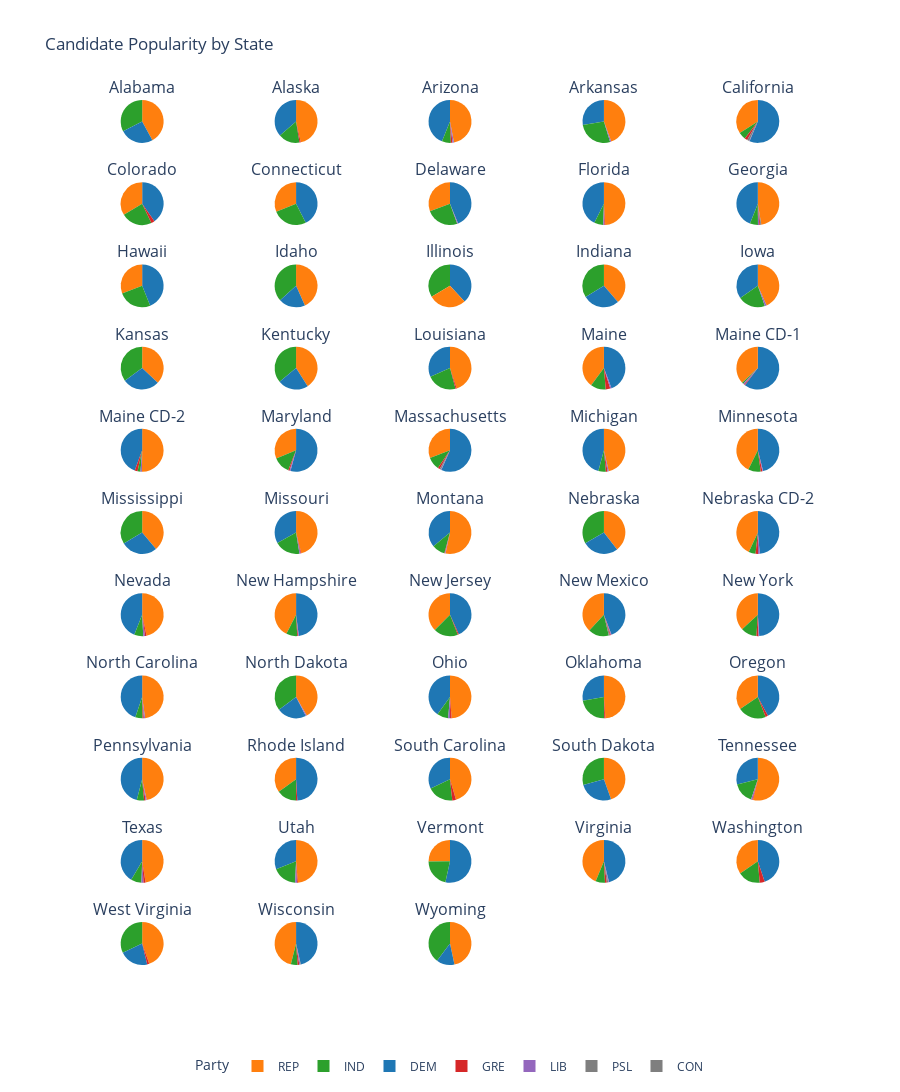

Notebook source saved alongside this figure:
### Code cell
import plotly.graph_objects as go
from plotly.subplots import make_subplots

candidate_popularity_by_state = sep_oct_polls.groupby(['state', 'party'])['pct'].mean().reset_index()


unique_states = candidate_popularity_by_state['state'].unique()
party_names = candidate_popularity_by_state['party'].unique()

# Determine the number of unique states
num_states = len(unique_states)
n_cols = 5  # Number of columns for the subplot grid
n_rows = (num_states // n_cols) + 1  # Calculate rows based on the number of states

# Create a subplot figure with pie chart specs
fig = make_subplots(
    rows=n_rows,
    cols=n_cols,
    subplot_titles=unique_states,
    specs=[[{'type': 'pie'} for _ in range(n_cols)] for _ in range(n_rows)]
)

# Iterate through each state and add a pie chart to the subplot
for idx, state in enumerate(unique_states):
    row = (idx // n_cols) + 1
    col = (idx % n_cols) + 1

    # Filter data for the current state
    state_data = candidate_popularity_by_state[candidate_popularity_by_state['state'] == state]

    # Skip states with insufficient data
    if len(state_data) < 2:
        continue

    # Extract party names and their respective percentages
    parties = state_data['party']
    percentages = state_data['pct']
    colors = [party_colors.get(party, '#7f7f7f') for party in parties]

    # Add a pie chart for the current state
    fig.add_trace(
        go.Pie(
            labels=parties,
            values=percentages,
            marker=dict(colors=colors),
            hovertemplate="<b>%{label}</b><br>Popularity: %{value:.1f}%",
            textinfo='none'  # Hide text inside the pie
        ),
        row=row, col=col
    )

# Update the layout
fig.update_layout(
    title_text="Candidate Popularity by State",
    height=n_rows * 300,
    showlegend=True,
    legend=dict(title="Party", orientation="h", x=0.5, xanchor="center")
)

# Display the figure
fig.show()

### Figure 1 — Plotly figure (JSON) as saved in the notebook; plotly's stock layout.template omitted (floating-point values rounded to 4 significant figures)
{"data": [{"domain": {"x": [0, 0.168], "y": [0.9504, 1.0]}, "hovertemplate": "<b>%{label}</b><br>Popularity: %{value:.1f}%", "labels": ["DEM", "IND", "REP"], "marker": {"colors": ["#1f77b4", "#2ca02c", "#ff7f0e"]}, "textinfo": "none", "type": "pie", "values": [33.92, 43.7, 56.42]}, {"domain": {"x": [0.208, 0.376], "y": [0.9504, 1.0]}, "hovertemplate": "<b>%{label}</b><br>Popularity: %{value:.1f}%", "labels": ["DEM", "GRE", "IND", "REP"], "marker": {"colors": ["#1f77b4", "#d62728", "#2ca02c", "#ff7f0e"]}, "textinfo": "none", "type": "pie", "values": [38.48, 1, 17.05, 49.12]}, {"domain": {"x": [0.416, 0.584], "y": [0.9504, 1.0]}, "hovertemplate": "<b>%{label}</b><br>Popularity: %{value:.1f}%", "labels": ["DEM", "GRE", "IND", "LIB", "REP"], "marker": {"colors": ["#1f77b4", "#d62728", "#2ca02c", "#9467bd", "#ff7f0e"]}, "textinfo": "none", "type": "pie", "values": [42.9, 1.197, 6.58, 1.054, 45.94]}, {"domain": {"x": [0.624, 0.792], "y": [0.9504, 1.0]}, "hovertemplate": "<b>%{label}</b><br>Popularity: %{value:.1f}%", "labels": ["DEM", "GRE", "IND", "LIB", "REP"], "marker": {"colors": ["#1f77b4", "#d62728", "#2ca02c", "#9467bd", "#ff7f0e"]}, "textinfo": "none", "type": "pie", "values": [32.72, 0, 31.9, 1, 52.58]}, {"domain": {"x": [0.832, 1], "y": [0.9504, 1.0]}, "hovertemplate": "<b>%{label}</b><br>Popularity: %{value:.1f}%", "labels": ["DEM", "GRE", "IND", "LIB", "PSL", "REP"], "marker": {"colors": ["#1f77b4", "#d62728", "#2ca02c", "#9467bd", "#7f7f7f", "#ff7f0e"]}, "textinfo": "none", "type": "pie", "values": [54.54, 2.073, 5.354, 0.25, 1.615, 32.94]}, {"domain": {"x": [0, 0.168], "y": [0.8554, 0.905]}, "hovertemplate": "<b>%{label}</b><br>Popularity: %{value:.1f}%", "labels": ["DEM", "GRE", "IND", "REP"], "marker": {"colors": ["#1f77b4", "#d62728", "#2ca02c", "#ff7f0e"]}, "textinfo": "none", "type": "pie", "values": [47.03, 3, 27.23, 39.34]}, {"domain": {"x": [0.208, 0.376], "y": [0.8554, 0.905]}, "hovertemplate": "<b>%{label}</b><br>Popularity: %{value:.1f}%", "labels": ["DEM", "IND", "REP"], "marker": {"colors": ["#1f77b4", "#2ca02c", "#ff7f0e"]}, "textinfo": "none", "type": "pie", "values": [50.62, 31.17, 37.1]}, {"domain": {"x": [0.416, 0.584], "y": [0.8554, 0.905]}, "hovertemplate": "<b>%{label}</b><br>Popularity: %{value:.1f}%", "labels": ["DEM", "IND", "LIB", "REP"], "marker": {"colors": ["#1f77b4", "#2ca02c", "#9467bd", "#ff7f0e"]}, "textinfo": "none", "type": "pie", "values": [51.87, 29.3, 0.8, 36.33]}, {"domain": {"x": [0.624, 0.792], "y": [0.8554, 0.905]}, "hovertemplate": "<b>%{label}</b><br>Popularity: %{value:.1f}%", "labels": ["DEM", "GRE", "IND", "LIB", "REP"], "marker": {"colors": ["#1f77b4", "#d62728", "#2ca02c", "#9467bd", "#ff7f0e"]}, "textinfo": "none", "type": "pie", "values": [42.05, 0.5778, 6.727, 0.9, 48.33]}, {"domain": {"x": [0.832, 1], "y": [0.8554, 0.905]}, "hovertemplate": "<b>%{label}</b><br>Popularity: %{value:.1f}%", "labels": ["DEM", "GRE", "IND", "LIB", "PSL", "REP"], "marker": {"colors": ["#1f77b4", "#d62728", "#2ca02c", "#9467bd", "#7f7f7f", "#ff7f0e"]}, "textinfo": "none", "type": "pie", "values": [43.25, 0.7561, 5.935, 1.018, 0.6667, 46.55]}, {"domain": {"x": [0, 0.168], "y": [0.7603, 0.8099]}, "hovertemplate": "<b>%{label}</b><br>Popularity: %{value:.1f}%", "labels": ["DEM", "GRE", "IND", "REP"], "marker": {"colors": ["#1f77b4", "#d62728", "#2ca02c", "#ff7f0e"]}, "textinfo": "none", "type": "pie", "values": [46.83, 0, 27.02, 32.87]}, {"domain": {"x": [0.208, 0.376], "y": [0.7603, 0.8099]}, "hovertemplate": "<b>%{label}</b><br>Popularity: %{value:.1f}%", "labels": ["DEM", "IND", "REP"], "marker": {"colors": ["#1f77b4", "#2ca02c", "#ff7f0e"]}, "textinfo": "none", "type": "pie", "values": [25.2, 45.95, 54.15]}, {"domain": {"x": [0.416, 0.584], "y": [0.7603, 0.8099]}, "hovertemplate": "<b>%{label}</b><br>Popularity: %{value:.1f}%", "labels": ["DEM", "IND", "REP"], "marker": {"colors": ["#1f77b4", "#2ca02c", "#ff7f0e"]}, "textinfo": "none", "type": "pie", "values": [51.56, 45.35, 38.3]}, {"domain": {"x": [0.624, 0.792], "y": [0.7603, 0.8099]}, "hovertemplate": "<b>%{label}</b><br>Popularity: %{value:.1f}%", "labels": ["DEM", "IND", "REP"], "marker": {"colors": ["#1f77b4", "#2ca02c", "#ff7f0e"]}, "textinfo": "none", "type": "pie", "values": [36.76, 45.1, 51.66]}, {"domain": {"x": [0.832, 1], "y": [0.7603, 0.8099]}, "hovertemplate": "<b>%{label}</b><br>Popularity: %{value:.1f}%", "labels": ["DEM", "IND", "LIB", "REP"], "marker": {"colors": ["#1f77b4", "#2ca02c", "#9467bd", "#ff7f0e"]}, "textinfo": "none", "type": "pie", "values": [38.34, 22.86, 1.5, 47.91]}, {"domain": {"x": [0, 0.168], "y": [0.6653, 0.7149]}, "hovertemplate": "<b>%{label}</b><br>Popularity: %{value:.1f}%", "labels": ["DEM", "IND", "REP"], "marker": {"colors": ["#1f77b4", "#2ca02c", "#ff7f0e"]}, "textinfo": "none", "type": "pie", "values": [37.05, 46.45, 49.12]}, {"domain": {"x": [0.208, 0.376], "y": [0.6653, 0.7149]}, "hovertemplate": "<b>%{label}</b><br>Popularity: %{value:.1f}%", "labels": ["DEM", "IND", "REP"], "marker": {"colors": ["#1f77b4", "#2ca02c", "#ff7f0e"]}, "textinfo": "none", "type": "pie", "values": [30.68, 48, 54.52]}, {"domain": {"x": [0.416, 0.584], "y": [0.6653, 0.7149]}, "hovertemplate": "<b>%{label}</b><br>Popularity: %{value:.1f}%", "labels": ["DEM", "GRE", "IND", "REP"], "marker": {"colors": ["#1f77b4", "#d62728", "#2ca02c", "#ff7f0e"]}, "textinfo": "none", "type": "pie", "values": [34.92, 1, 24.88, 49.64]}, {"domain": {"x": [0.624, 0.792], "y": [0.6653, 0.7149]}, "hovertemplate": "<b>%{label}</b><br>Popularity: %{value:.1f}%", "labels": ["DEM", "GRE", "IND", "LIB", "REP"], "marker": {"colors": ["#1f77b4", "#d62728", "#2ca02c", "#9467bd", "#ff7f0e"]}, "textinfo": "none", "type": "pie", "values": [45.29, 3.5, 11.77, 1, 40.8]}, {"domain": {"x": [0.832, 1], "y": [0.6653, 0.7149]}, "hovertemplate": "<b>%{label}</b><br>Popularity: %{value:.1f}%", "labels": ["DEM", "GRE", "IND", "LIB", "REP"], "marker": {"colors": ["#1f77b4", "#d62728", "#2ca02c", "#9467bd", "#ff7f0e"]}, "textinfo": "none", "type": "pie", "values": [54.57, 0.5, 1, 1, 33.43]}, {"domain": {"x": [0, 0.168], "y": [0.5702, 0.6198]}, "hovertemplate": "<b>%{label}</b><br>Popularity: %{value:.1f}%", "labels": ["DEM", "GRE", "IND", "LIB", "REP"], "marker": {"colors": ["#1f77b4", "#d62728", "#2ca02c", "#9467bd", "#ff7f0e"]}, "textinfo": "none", "type": "pie", "values": [40.71, 2, 2, 1, 46]}, {"domain": {"x": [0.208, 0.376], "y": [0.5702, 0.6198]}, "hovertemplate": "<b>%{label}</b><br>Popularity: %{value:.1f}%", "labels": ["DEM", "GRE", "IND", "LIB", "REP"], "marker": {"colors": ["#1f77b4", "#d62728", "#2ca02c", "#9467bd", "#ff7f0e"]}, "textinfo": "none", "type": "pie", "values": [56.94, 1.067, 13.42, 0.75, 32.82]}, {"domain": {"x": [0.416, 0.584], "y": [0.5702, 0.6198]}, "hovertemplate": "<b>%{label}</b><br>Popularity: %{value:.1f}%", "labels": ["DEM", "GRE", "IND", "LIB", "PSL", "REP"], "marker": {"colors": ["#1f77b4", "#d62728", "#2ca02c", "#9467bd", "#7f7f7f", "#ff7f0e"]}, "textinfo": "none", "type": "pie", "values": [54.89, 1.533, 9.328, 0.36, 0.9, 29.89]}, {"domain": {"x": [0.624, 0.792], "y": [0.5702, 0.6198]}, "hovertemplate": "<b>%{label}</b><br>Popularity: %{value:.1f}%", "labels": ["CON", "DEM", "GRE", "IND", "LIB", "REP"], "marker": {"colors": ["#7f7f7f", "#1f77b4", "#d62728", "#2ca02c", "#9467bd", "#ff7f0e"]}, "textinfo": "none", "type": "pie", "values": [0.02857, 44.19, 1.231, 5.442, 0.7889, 44.73]}, {"domain": {"x": [0.832, 1], "y": [0.5702, 0.6198]}, "hovertemplate": "<b>%{label}</b><br>Popularity: %{value:.1f}%", "labels": ["DEM", "GRE", "IND", "LIB", "REP"], "marker": {"colors": ["#1f77b4", "#d62728", "#2ca02c", "#9467bd", "#ff7f0e"]}, "textinfo": "none", "type": "pie", "values": [44.98, 1.267, 9.22, 0.4636, 41.69]}, {"domain": {"x": [0, 0.168], "y": [0.4752, 0.5248]}, "hovertemplate": "<b>%{label}</b><br>Popularity: %{value:.1f}%", "labels": ["DEM", "IND", "REP"], "marker": {"colors": ["#1f77b4", "#2ca02c", "#ff7f0e"]}, "textinfo": "none", "type": "pie", "values": [36.1, 44.2, 51]}, {"domain": {"x": [0.208, 0.376], "y": [0.4752, 0.5248]}, "hovertemplate": "<b>%{label}</b><br>Popularity: %{value:.1f}%", "labels": ["DEM", "GRE", "IND", "LIB", "REP"], "marker": {"colors": ["#1f77b4", "#d62728", "#2ca02c", "#9467bd", "#ff7f0e"]}, "textinfo": "none", "type": "pie", "values": [37.74, 0.6, 22.02, 1, 52.39]}, {"domain": {"x": [0.416, 0.584], "y": [0.4752, 0.5248]}, "hovertemplate": "<b>%{label}</b><br>Popularity: %{value:.1f}%", "labels": ["DEM", "GRE", "IND", "LIB", "REP"], "marker": {"colors": ["#1f77b4", "#d62728", "#2ca02c", "#9467bd", "#ff7f0e"]}, "textinfo": "none", "type": "pie", "values": [35.87, 0.4429, 9.7, 0.4, 53.13]}, {"domain": {"x": [0.624, 0.792], "y": [0.4752, 0.5248]}, "hovertemplate": "<b>%{label}</b><br>Popularity: %{value:.1f}%", "labels": ["DEM", "IND", "REP"], "marker": {"colors": ["#1f77b4", "#2ca02c", "#ff7f0e"]}, "textinfo": "none", "type": "pie", "values": [36.46, 44.65, 52.88]}, {"domain": {"x": [0.832, 1], "y": [0.4752, 0.5248]}, "hovertemplate": "<b>%{label}</b><br>Popularity: %{value:.1f}%", "labels": ["DEM", "GRE", "IND", "LIB", "REP"], "marker": {"colors": ["#1f77b4", "#d62728", "#2ca02c", "#9467bd", "#ff7f0e"]}, "textinfo": "none", "type": "pie", "values": [46.75, 1.8, 5, 1.25, 41.5]}, {"domain": {"x": [0, 0.168], "y": [0.3802, 0.4298]}, "hovertemplate": "<b>%{label}</b><br>Popularity: %{value:.1f}%", "labels": ["DEM", "GRE", "IND", "LIB", "REP"], "marker": {"colors": ["#1f77b4", "#d62728", "#2ca02c", "#9467bd", "#ff7f0e"]}, "textinfo": "none", "type": "pie", "values": [43.11, 1.085, 6.647, 1.353, 45.74]}, {"domain": {"x": [0.208, 0.376], "y": [0.3802, 0.4298]}, "hovertemplate": "<b>%{label}</b><br>Popularity: %{value:.1f}%", "labels": ["DEM", "GRE", "IND", "LIB", "REP"], "marker": {"colors": ["#1f77b4", "#d62728", "#2ca02c", "#9467bd", "#ff7f0e"]}, "textinfo": "none", "type": "pie", "values": [45.83, 0.625, 7.955, 0.48, 40.72]}, {"domain": {"x": [0.416, 0.584], "y": [0.3802, 0.4298]}, "hovertemplate": "<b>%{label}</b><br>Popularity: %{value:.1f}%", "labels": ["DEM", "GRE", "IND", "REP"], "marker": {"colors": ["#1f77b4", "#d62728", "#2ca02c", "#ff7f0e"]}, "textinfo": "none", "type": "pie", "values": [46.16, 0.8, 19.7, 40]}, {"domain": {"x": [0.624, 0.792], "y": [0.3802, 0.4298]}, "hovertemplate": "<b>%{label}</b><br>Popularity: %{value:.1f}%", "labels": ["CON", "DEM", "GRE", "IND", "LIB", "REP"], "marker": {"colors": ["#7f7f7f", "#1f77b4", "#d62728", "#2ca02c", "#9467bd", "#ff7f0e"]}, "textinfo": "none", "type": "pie", "values": [1, 47.73, 0.7167, 16.84, 0.5333, 41.06]}, {"domain": {"x": [0.832, 1], "y": [0.3802, 0.4298]}, "hovertemplate": "<b>%{label}</b><br>Popularity: %{value:.1f}%", "labels": ["DEM", "GRE", "IND", "LIB", "REP"], "marker": {"colors": ["#1f77b4", "#d62728", "#2ca02c", "#9467bd", "#ff7f0e"]}, "textinfo": "none", "type": "pie", "values": [48.85, 1.567, 12.05, 0.5, 36.79]}, {"domain": {"x": [0, 0.168], "y": [0.2851, 0.3347]}, "hovertemplate": "<b>%{label}</b><br>Popularity: %{value:.1f}%", "labels": ["CON", "DEM", "GRE", "IND", "LIB", "REP"], "marker": {"colors": ["#7f7f7f", "#1f77b4", "#d62728", "#2ca02c", "#9467bd", "#ff7f0e"]}, "textinfo": "none", "type": "pie", "values": [0.06667, 43.68, 0.8814, 5.364, 0.8771, 46.51]}, {"domain": {"x": [0.208, 0.376], "y": [0.2851, 0.3347]}, "hovertemplate": "<b>%{label}</b><br>Popularity: %{value:.1f}%", "labels": ["DEM", "IND", "LIB", "REP"], "marker": {"colors": ["#1f77b4", "#2ca02c", "#9467bd", "#ff7f0e"]}, "textinfo": "none", "type": "pie", "values": [29.38, 46.75, 1, 55.24]}, {"domain": {"x": [0.416, 0.584], "y": [0.2851, 0.3347]}, "hovertemplate": "<b>%{label}</b><br>Popularity: %{value:.1f}%", "labels": ["DEM", "GRE", "IND", "LIB", "REP"], "marker": {"colors": ["#1f77b4", "#d62728", "#2ca02c", "#9467bd", "#ff7f0e"]}, "textinfo": "none", "type": "pie", "values": [39.3, 1.1, 8.271, 1.471, 47.8]}, {"domain": {"x": [0.624, 0.792], "y": [0.2851, 0.3347]}, "hovertemplate": "<b>%{label}</b><br>Popularity: %{value:.1f}%", "labels": ["DEM", "GRE", "IND", "REP"], "marker": {"colors": ["#1f77b4", "#d62728", "#2ca02c", "#ff7f0e"]}, "textinfo": "none", "type": "pie", "values": [31.69, 1, 25.6, 55.76]}, {"domain": {"x": [0.832, 1], "y": [0.2851, 0.3347]}, "hovertemplate": "<b>%{label}</b><br>Popularity: %{value:.1f}%", "labels": ["DEM", "GRE", "IND", "REP"], "marker": {"colors": ["#1f77b4", "#d62728", "#2ca02c", "#ff7f0e"]}, "textinfo": "none", "type": "pie", "values": [46.64, 2, 23.6, 38.2]}, {"domain": {"x": [0, 0.168], "y": [0.1901, 0.2397]}, "hovertemplate": "<b>%{label}</b><br>Popularity: %{value:.1f}%", "labels": ["DEM", "GRE", "IND", "LIB", "REP"], "marker": {"colors": ["#1f77b4", "#d62728", "#2ca02c", "#9467bd", "#ff7f0e"]}, "textinfo": "none", "type": "pie", "values": [44.93, 1.121, 5.347, 0.7986, 45.54]}, {"domain": {"x": [0.208, 0.376], "y": [0.1901, 0.2397]}, "hovertemplate": "<b>%{label}</b><br>Popularity: %{value:.1f}%", "labels": ["DEM", "GRE", "IND", "LIB", "REP"], "marker": {"colors": ["#1f77b4", "#d62728", "#2ca02c", "#9467bd", "#ff7f0e"]}, "textinfo": "none", "type": "pie", "values": [50.9, 1, 15.45, 0, 36.36]}, {"domain": {"x": [0.416, 0.584], "y": [0.1901, 0.2397]}, "hovertemplate": "<b>%{label}</b><br>Popularity: %{value:.1f}%", "labels": ["DEM", "GRE", "IND", "REP"], "marker": {"colors": ["#1f77b4", "#d62728", "#2ca02c", "#ff7f0e"]}, "textinfo": "none", "type": "pie", "values": [34.51, 3, 21.05, 48.89]}, {"domain": {"x": [0.624, 0.792], "y": [0.1901, 0.2397]}, "hovertemplate": "<b>%{label}</b><br>Popularity: %{value:.1f}%", "labels": ["DEM", "IND", "REP"], "marker": {"colors": ["#1f77b4", "#2ca02c", "#ff7f0e"]}, "textinfo": "none", "type": "pie", "values": [30.2, 34.17, 51.86]}, {"domain": {"x": [0.832, 1], "y": [0.1901, 0.2397]}, "hovertemplate": "<b>%{label}</b><br>Popularity: %{value:.1f}%", "labels": ["DEM", "GRE", "IND", "LIB", "REP"], "marker": {"colors": ["#1f77b4", "#d62728", "#2ca02c", "#9467bd", "#ff7f0e"]}, "textinfo": "none", "type": "pie", "values": [28.49, 0.5, 15.49, 1, 52.56]}, {"domain": {"x": [0, 0.168], "y": [0.09504, 0.1446]}, "hovertemplate": "<b>%{label}</b><br>Popularity: %{value:.1f}%", "labels": ["DEM", "GRE", "IND", "LIB", "REP"], "marker": {"colors": ["#1f77b4", "#d62728", "#2ca02c", "#9467bd", "#ff7f0e"]}, "textinfo": "none", "type": "pie", "values": [40.29, 1.493, 7.785, 1.5, 46.08]}, {"domain": {"x": [0.208, 0.376], "y": [0.09504, 0.1446]}, "hovertemplate": "<b>%{label}</b><br>Popularity: %{value:.1f}%", "labels": ["CON", "DEM", "GRE", "IND", "LIB", "REP"], "marker": {"colors": ["#7f7f7f", "#1f77b4", "#d62728", "#2ca02c", "#9467bd", "#ff7f0e"]}, "textinfo": "none", "type": "pie", "values": [0, 32.1, 0.6667, 18.89, 1.5, 50.31]}, {"domain": {"x": [0.416, 0.584], "y": [0.09504, 0.1446]}, "hovertemplate": "<b>%{label}</b><br>Popularity: %{value:.1f}%", "labels": ["DEM", "IND", "LIB", "REP"], "marker": {"colors": ["#1f77b4", "#2ca02c", "#9467bd", "#ff7f0e"]}, "textinfo": "none", "type": "pie", "values": [60.28, 24.18, 0, 28.28]}, {"domain": {"x": [0.624, 0.792], "y": [0.09504, 0.1446]}, "hovertemplate": "<b>%{label}</b><br>Popularity: %{value:.1f}%", "labels": ["DEM", "GRE", "IND", "LIB", "PSL", "REP"], "marker": {"colors": ["#1f77b4", "#d62728", "#2ca02c", "#9467bd", "#7f7f7f", "#ff7f0e"]}, "textinfo": "none", "type": "pie", "values": [44.46, 1.365, 6.835, 0.5667, 1, 42.1]}, {"domain": {"x": [0.832, 1], "y": [0.09504, 0.1446]}, "hovertemplate": "<b>%{label}</b><br>Popularity: %{value:.1f}%", "labels": ["DEM", "GRE", "IND", "REP"], "marker": {"colors": ["#1f77b4", "#d62728", "#2ca02c", "#ff7f0e"]}, "textinfo": "none", "type": "pie", "values": [47.75, 4, 17.99, 36.76]}, {"domain": {"x": [0, 0.168], "y": [0, 0.04959]}, "hovertemplate": "<b>%{label}</b><br>Popularity: %{value:.1f}%", "labels": ["DEM", "GRE", "IND", "REP"], "marker": {"colors": ["#1f77b4", "#d62728", "#2ca02c", "#ff7f0e"]}, "textinfo": "none", "type": "pie", "values": [28.35, 2, 42, 58.38]}, {"domain": {"x": [0.208, 0.376], "y": [0, 0.04959]}, "hovertemplate": "<b>%{label}</b><br>Popularity: %{value:.1f}%", "labels": ["CON", "DEM", "GRE", "IND", "LIB", "PSL", "REP"], "marker": {"colors": ["#7f7f7f", "#1f77b4", "#d62728", "#2ca02c", "#9467bd", "#7f7f7f", "#ff7f0e"]}, "textinfo": "none", "type": "pie", "values": [0.3333, 45.66, 1.227, 4.988, 0.7815, 0, 45.28]}, {"domain": {"x": [0.416, 0.584], "y": [0, 0.04959]}, "hovertemplate": "<b>%{label}</b><br>Popularity: %{value:.1f}%", "labels": ["DEM", "IND", "REP"], "marker": {"colors": ["#1f77b4", "#2ca02c", "#ff7f0e"]}, "textinfo": "none", "type": "pie", "values": [17.5, 51.15, 60.1]}], "layout": {"annotations": [{"font": {"size": 16}, "showarrow": false, "text": "Alabama", "x": 0.084, "xanchor": "center", "xref": "paper", "y": 1.0, "yanchor": "bottom", "yref": "paper"}, {"font": {"size": 16}, "showarrow": false, "text": "Alaska", "x": 0.292, "xanchor": "center", "xref": "paper", "y": 1.0, "yanchor": "bottom", "yref": "paper"}, {"font": {"size": 16}, "showarrow": false, "text": "Arizona", "x": 0.5, "xanchor": "center", "xref": "paper", "y": 1.0, "yanchor": "bottom", "yref": "paper"}, {"font": {"size": 16}, "showarrow": false, "text": "Arkansas", "x": 0.708, "xanchor": "center", "xref": "paper", "y": 1.0, "yanchor": "bottom", "yref": "paper"}, {"font": {"size": 16}, "showarrow": false, "text": "California", "x": 0.916, "xanchor": "center", "xref": "paper", "y": 1.0, "yanchor": "bottom", "yref": "paper"}, {"font": {"size": 16}, "showarrow": false, "text": "Colorado", "x": 0.084, "xanchor": "center", "xref": "paper", "y": 0.905, "yanchor": "bottom", "yref": "paper"}, {"font": {"size": 16}, "showarrow": false, "text": "Connecticut", "x": 0.292, "xanchor": "center", "xref": "paper", "y": 0.905, "yanchor": "bottom", "yref": "paper"}, {"font": {"size": 16}, "showarrow": false, "text": "Delaware", "x": 0.5, "xanchor": "center", "xref": "paper", "y": 0.905, "yanchor": "bottom", "yref": "paper"}, {"font": {"size": 16}, "showarrow": false, "text": "Florida", "x": 0.708, "xanchor": "center", "xref": "paper", "y": 0.905, "yanchor": "bottom", "yref": "paper"}, {"font": {"size": 16}, "showarrow": false, "text": "Georgia", "x": 0.916, "xanchor": "center", "xref": "paper", "y": 0.905, "yanchor": "bottom", "yref": "paper"}, {"font": {"size": 16}, "showarrow": false, "text": "Hawaii", "x": 0.084, "xanchor": "center", "xref": "paper", "y": 0.8099, "yanchor": "bottom", "yref": "paper"}, {"font": {"size": 16}, "showarrow": false, "text": "Idaho", "x": 0.292, "xanchor": "center", "xref": "paper", "y": 0.8099, "yanchor": "bottom", "yref": "paper"}, {"font": {"size": 16}, "showarrow": false, "text": "Illinois", "x": 0.5, "xanchor": "center", "xref": "paper", "y": 0.8099, "yanchor": "bottom", "yref": "paper"}, {"font": {"size": 16}, "showarrow": false, "text": "Indiana", "x": 0.708, "xanchor": "center", "xref": "paper", "y": 0.8099, "yanchor": "bottom", "yref": "paper"}, {"font": {"size": 16}, "showarrow": false, "text": "Iowa", "x": 0.916, "xanchor": "center", "xref": "paper", "y": 0.8099, "yanchor": "bottom", "yref": "paper"}, {"font": {"size": 16}, "showarrow": false, "text": "Kansas", "x": 0.084, "xanchor": "center", "xref": "paper", "y": 0.7149, "yanchor": "bottom", "yref": "paper"}, {"font": {"size": 16}, "showarrow": false, "text": "Kentucky", "x": 0.292, "xanchor": "center", "xref": "paper", "y": 0.7149, "yanchor": "bottom", "yref": "paper"}, {"font": {"size": 16}, "showarrow": false, "text": "Louisiana", "x": 0.5, "xanchor": "center", "xref": "paper", "y": 0.7149, "yanchor": "bottom", "yref": "paper"}, {"font": {"size": 16}, "showarrow": false, "text": "Maine", "x": 0.708, "xanchor": "center", "xref": "paper", "y": 0.7149, "yanchor": "bottom", "yref": "paper"}, {"font": {"size": 16}, "showarrow": false, "text": "Maine CD-1", "x": 0.916, "xanchor": "center", "xref": "paper", "y": 0.7149, "yanchor": "bottom", "yref": "paper"}, {"font": {"size": 16}, "showarrow": false, "text": "Maine CD-2", "x": 0.084, "xanchor": "center", "xref": "paper", "y": 0.6198, "yanchor": "bottom", "yref": "paper"}, {"font": {"size": 16}, "showarrow": false, "text": "Maryland", "x": 0.292, "xanchor": "center", "xref": "paper", "y": 0.6198, "yanchor": "bottom", "yref": "paper"}, {"font": {"size": 16}, "showarrow": false, "text": "Massachusetts", "x": 0.5, "xanchor": "center", "xref": "paper", "y": 0.6198, "yanchor": "bottom", "yref": "paper"}, {"font": {"size": 16}, "showarrow": false, "text": "Michigan", "x": 0.708, "xanchor": "center", "xref": "paper", "y": 0.6198, "yanchor": "bottom", "yref": "paper"}, {"font": {"size": 16}, "showarrow": false, "text": "Minnesota", "x": 0.916, "xanchor": "center", "xref": "paper", "y": 0.6198, "yanchor": "bottom", "yref": "paper"}, {"font": {"size": 16}, "showarrow": false, "text": "Mississippi", "x": 0.084, "xanchor": "center", "xref": "paper", "y": 0.5248, "yanchor": "bottom", "yref": "paper"}, {"font": {"size": 16}, "showarrow": false, "text": "Missouri", "x": 0.292, "xanchor": "center", "xref": "paper", "y": 0.5248, "yanchor": "bottom", "yref": "paper"}, {"font": {"size": 16}, "showarrow": false, "text": "Montana", "x": 0.5, "xanchor": "center", "xref": "paper", "y": 0.5248, "yanchor": "bottom", "yref": "paper"}, {"font": {"size": 16}, "showarrow": false, "text": "Nebraska", "x": 0.708, "xanchor": "center", "xref": "paper", "y": 0.5248, "yanchor": "bottom", "yref": "paper"}, {"font": {"size": 16}, "showarrow": false, "text": "Nebraska CD-2", "x": 0.916, "xanchor": "center", "xref": "paper", "y": 0.5248, "yanchor": "bottom", "yref": "paper"}, {"font": {"size": 16}, "showarrow": false, "text": "Nevada", "x": 0.084, "xanchor": "center", "xref": "paper", "y": 0.4298, "yanchor": "bottom", "yref": "paper"}, {"font": {"size": 16}, "showarrow": false, "text": "New Hampshire", "x": 0.292, "xanchor": "center", "xref": "paper", "y": 0.4298, "yanchor": "bottom", "yref": "paper"}, {"font": {"size": 16}, "showarrow": false, "text": "New Jersey", "x": 0.5, "xanchor": "center", "xref": "paper", "y": 0.4298, "yanchor": "bottom", "yref": "paper"}, {"font": {"size": 16}, "showarrow": false, "text": "New Mexico", "x": 0.708, "xanchor": "center", "xref": "paper", "y": 0.4298, "yanchor": "bottom", "yref": "paper"}, {"font": {"size": 16}, "showarrow": false, "text": "New York", "x": 0.916, "xanchor": "center", "xref": "paper", "y": 0.4298, "yanchor": "bottom", "yref": "paper"}, {"font": {"size": 16}, "showarrow": false, "text": "North Carolina", "x": 0.084, "xanchor": "center", "xref": "paper", "y": 0.3347, "yanchor": "bottom", "yref": "paper"}, {"font": {"size": 16}, "showarrow": false, "text": "North Dakota", "x": 0.292, "xanchor": "center", "xref": "paper", "y": 0.3347, "yanchor": "bottom", "yref": "paper"}, {"font": {"size": 16}, "showarrow": false, "text": "Ohio", "x": 0.5, "xanchor": "center", "xref": "paper", "y": 0.3347, "yanchor": "bottom", "yref": "paper"}, {"font": {"size": 16}, "showarrow": false, "text": "Oklahoma", "x": 0.708, "xanchor": "center", "xref": "paper", "y": 0.3347, "yanchor": "bottom", "yref": "paper"}, {"font": {"size": 16}, "showarrow": false, "text": "Oregon", "x": 0.916, "xanchor": "center", "xref": "paper", "y": 0.3347, "yanchor": "bottom", "yref": "paper"}, {"font": {"size": 16}, "showarrow": false, "text": "Pennsylvania", "x": 0.084, "xanchor": "center", "xref": "paper", "y": 0.2397, "yanchor": "bottom", "yref": "paper"}, {"font": {"size": 16}, "showarrow": false, "text": "Rhode Island", "x": 0.292, "xanchor": "center", "xref": "paper", "y": 0.2397, "yanchor": "bottom", "yref": "paper"}, {"font": {"size": 16}, "showarrow": false, "text": "South Carolina", "x": 0.5, "xanchor": "center", "xref": "paper", "y": 0.2397, "yanchor": "bottom", "yref": "paper"}, {"font": {"size": 16}, "showarrow": false, "text": "South Dakota", "x": 0.708, "xanchor": "center", "xref": "paper", "y": 0.2397, "yanchor": "bottom", "yref": "paper"}, {"font": {"size": 16}, "showarrow": false, "text": "Tennessee", "x": 0.916, "xanchor": "center", "xref": "paper", "y": 0.2397, "yanchor": "bottom", "yref": "paper"}, {"font": {"size": 16}, "showarrow": false, "text": "Texas", "x": 0.084, "xanchor": "center", "xref": "paper", "y": 0.1446, "yanchor": "bottom", "yref": "paper"}, {"font": {"size": 16}, "showarrow": false, "text": "Utah", "x": 0.292, "xanchor": "center", "xref": "paper", "y": 0.1446, "yanchor": "bottom", "yref": "paper"}, {"font": {"size": 16}, "showarrow": false, "text": "Vermont", "x": 0.5, "xanchor": "center", "xref": "paper", "y": 0.1446, "yanchor": "bottom", "yref": "paper"}, {"font": {"size": 16}, "showarrow": false, "text": "Virginia", "x": 0.708, "xanchor": "center", "xref": "paper", "y": 0.1446, "yanchor": "bottom", "yref": "paper"}, {"font": {"size": 16}, "showarrow": false, "text": "Washington", "x": 0.916, "xanchor": "center", "xref": "paper", "y": 0.1446, "yanchor": "bottom", "yref": "paper"}, {"font": {"size": 16}, "showarrow": false, "text": "West Virginia", "x": 0.084, "xanchor": "center", "xref": "paper", "y": 0.04959, "yanchor": "bottom", "yref": "paper"}, {"font": {"size": 16}, "showarrow": false, "text": "Wisconsin", "x": 0.292, "xanchor": "center", "xref": "paper", "y": 0.04959, "yanchor": "bottom", "yref": "paper"}, {"font": {"size": 16}, "showarrow": false, "text": "Wyoming", "x": 0.5, "xanchor": "center", "xref": "paper", "y": 0.04959, "yanchor": "bottom", "yref": "paper"}], "height": 3300, "legend": {"orientation": "h", "title": {"text": "Party"}, "x": 0.5, "xanchor": "center"}, "showlegend": true, "title": {"text": "Candidate Popularity by State"}}}
